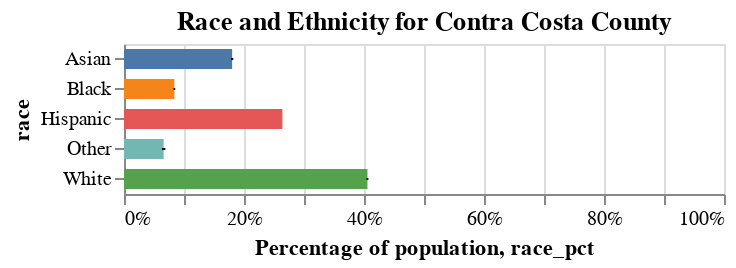

Notebook code cell kept with this figure:
### Code cell
# Make a grouped bar chart of census tracts
bars = alt.Chart(rc_out, title="Race and Ethnicity for Contra Costa County").mark_bar(size=10).encode(
    x=alt.X('race_pct:Q').scale(domain=(0,1)).axis(format='%').title("Percentage of population"),
    y='race:N',
    color=alt.Color('race:N').legend(None)
).properties(
    width=300,
    height=75
)

#Show MOE
error_bars = alt.Chart().mark_errorbar().encode(
    x=alt.X('race_pct:Q').scale(zero=False),
    xError=('race_pct_moe:Q'),
    y='race:N'
)

alt.layer(bars, error_bars, data=rc_out)

### Figure 1 — Vega-Lite specification as saved in the notebook (floating-point values rounded to 4 significant figures)
{"config": {"view": {"continuousWidth": 300, "continuousHeight": 300}}, "layer": [{"mark": {"type": "bar", "size": 10}, "encoding": {"color": {"field": "race", "legend": null, "type": "nominal"}, "x": {"axis": {"format": "%"}, "field": "race_pct", "scale": {"domain": [0, 1]}, "title": "Percentage of population", "type": "quantitative"}, "y": {"field": "race", "type": "nominal"}}, "title": "Race and Ethnicity for Contra Costa County"}, {"mark": {"type": "errorbar"}, "encoding": {"x": {"field": "race_pct", "scale": {"zero": false}, "type": "quantitative"}, "xError": {"field": "race_pct_moe"}, "y": {"field": "race", "type": "nominal"}}}], "data": {"name": "data-18e338db292821049e9ef1ef5e560ac9"}, "height": 75, "width": 300, "$schema": "https://vega.github.io/schema/vega-lite/v5.20.1.json", "datasets": {"data-18e338db292821049e9ef1ef5e560ac9": [{"race": "White", "race_pct": 0.4058, "race_pct_moe": 0.001556}, {"race": "Black", "race_pct": 0.08396, "race_pct_moe": 0.001374}, {"race": "Asian", "race_pct": 0.1802, "race_pct_moe": 0.001903}, {"race": "Other", "race_pct": 0.06608, "race_pct_moe": 0.002844}, {"race": "Hispanic", "race_pct": 0.264, "race_pct_moe": 0.0}]}}
